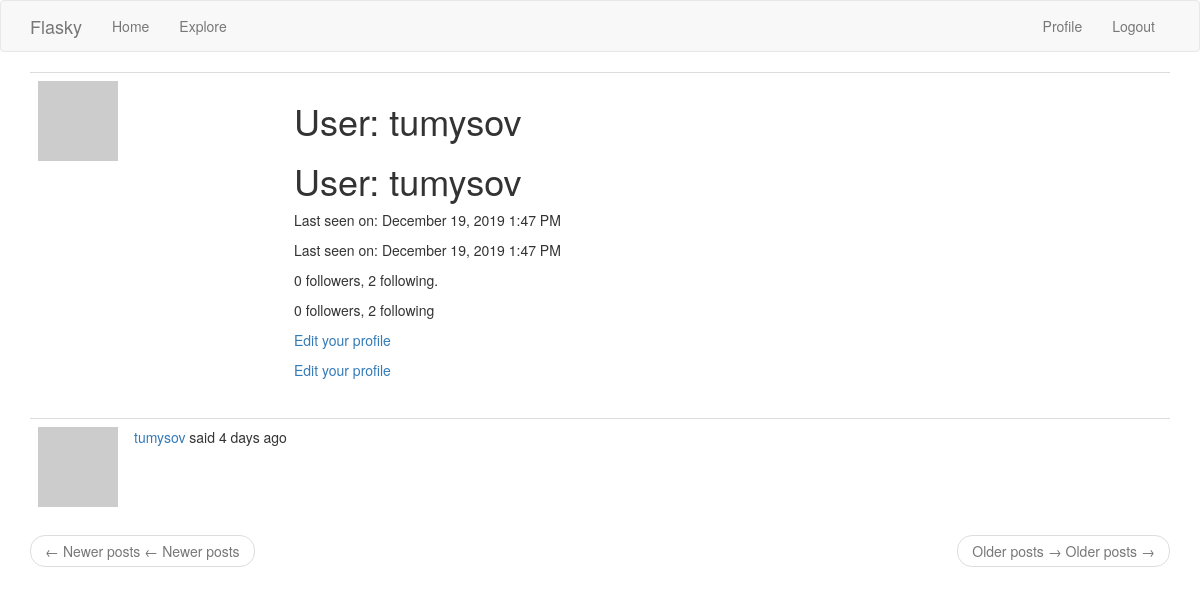
Page /user/tumysov (signed in) on the earlier database version.
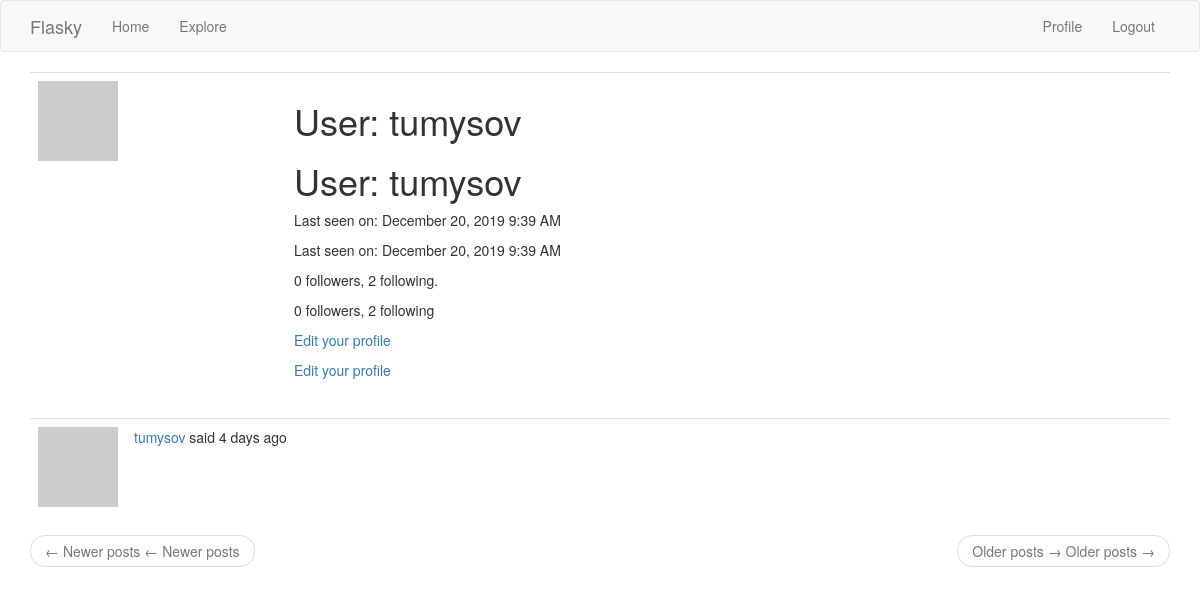
Same page on the later database version.
### app/models.py (models this page shows, shortened)
class User(UserMixin, db.Model):
    id = db.Column(db.Integer, primary_key=True)
    username = db.Column(db.String(64), index=True, unique=True)
    email = db.Column(db.String(120), index=True, unique=True)
    password_hash = db.Column(db.String(128))
    posts = db.relationship('Post', backref='author', lazy='dynamic')
    about_me = db.Column(db.String(140))
    last_seen = db.Column(db.DateTime, default=datetime.utcnow)
    followed = db.relationship(
        'User', secondary=followers,
        primaryjoin=(followers.c.follower_id == id),
        secondaryjoin=(followers.c.followed_id == id),
        backref=db.backref('followers', lazy='dynamic'), lazy='dynamic')
    def avatar(self, size):
        digest = md5(self.email.lower().encode('utf-8')).hexdigest()
        return 'https://www.gravatar.com/avatar/{}?d=identicon&s={}'.format(
            digest, size)

class Post(db.Model):
    id = db.Column(db.Integer, primary_key=True)
    body = db.Column(db.String(140))
    timestamp = db.Column(db.DateTime, index=True, default=datetime.utcnow)
    user_id = db.Column(db.Integer, db.ForeignKey('user.id'))

### app/routes.py (the view)
@app.route('/user/<username>')
@login_required
def user(username):
    user = User.query.filter_by(username=username).first_or_404()
    page = request.args.get('page', 1, type=int)
    posts = user.posts.order_by(Post.timestamp.desc()).paginate(
        page, app.config['POSTS_PER_PAGE'], False)
    next_url = url_for('user', username=user.username, page=posts.next_num) \
        if posts.has_next else None
    prev_url = url_for('user', username=user.username, page=posts.prev_num) \
        if posts.has_prev else None
    return render_template('user.html', user=user, posts=posts.items,
                            next_url=next_url, prev_url=prev_url)

### app/models.py (called while the page is built)
@login.user_loader
def load_user(id):
    return User.query.get(int(id))

### app/routes.py (called while the page is built)
@app.before_request
def before_request():
    if current_user.is_authenticated:
        current_user.last_seen = datetime.utcnow()
        db.session.commit()

### app/templates/user.html (shortened to what this page needs)
{% extends "base.html" %}
{% block app_content %}
    <table class="table table-hover">
        <tr>
            <td width="256px"><img src="{{ user.avatar(256) }}"></td>
            <td>
                <h1>User: {{ user.username }}</h1>
                <h1>{{ _('User') }}: {{ user.username }}</h1>
                {% if user.last_seen %}
                <p>Last seen on: {{ moment(user.last_seen).format('LLL') }}</p>
                <p>{{ _('Last seen on') }}: {{ moment(user.last_seen).format('LLL') }}</p>
                {% endif %}
                <p>{{ user.followers.count() }} followers, {{ user.followed.count() }} following.</p>
                <p>{{ _('%(count)d followers', count=user.followers.count()) }}, {{ _('%(count)d following', count=user.followed.count()) }}</p>
                {% if user == current_user %}
                <p><a href="{{ url_for('edit_profile') }}">Edit your profile</a></p>
                <p><a href="{{ url_for('edit_profile') }}">{{ _('Edit your profile') }}</a></p>
                {% elif not current_user.is_following(user) %}
                <p><a href="{{ url_for('follow', username=user.username) }}">Follow</a></p>
                <p><a href="{{ url_for('follow', username=user.username) }}">{{ _('Follow') }}</a></p>
                {% else %}
                <p><a href="{{ url_for('unfollow', username=user.username) }}">Unfollow</a></p>
                <p><a href="{{ url_for('unfollow', username=user.username) }}">{{ _('Unfollow') }}</a></p>
                {% endif %}
            </td>
        </tr>
    </table>
    {% for post in posts %}
        {% include '_post.html' %}
    {% endfor %}
    <nav aria-label="...">
        <ul class="pager">
            <li class="previous{% if not prev_url %} disabled{% endif %}">
                <a href="{{ prev_url or '#' }}">
                    <span aria-hidden="true">&larr;</span> Newer posts
                    <span aria-hidden="true">&larr;</span> {{ _('Newer posts') }}
                </a>
            </li>
            <li class="next{% if not next_url %} disabled{% endif %}">
                <a href="{{ next_url or '#' }}">
                    Older posts <span aria-hidden="true">&rarr;</span>
                    {{ _('Older posts') }} <span aria-hidden="true">&rarr;</span>
                </a>
            </li>
        </ul>
    </nav>
{% endblock %}

### app/templates/base.html (shortened to what this page needs)
{% extends 'bootstrap/base.html' %}
{% block navbar %}
    <nav class="navbar navbar-default">
        <div class="container">
            <div class="navbar-header">
                <a class="navbar-brand" href="{{ url_for('index') }}">Flasky</a>
            </div>
            <div class="collapse navbar-collapse" id="bs-example-navbar-collapse-1">
                <ul class="nav navbar-nav">
                    <li><a href="{{ url_for('index') }}">{{ _('Home') }}</a></li>
                    <li><a href="{{ url_for('explore') }}">{{ _('Explore') }}</a></li>
                </ul>
                <ul class="nav navbar-nav navbar-right">
                    {% if current_user.is_anonymous %}
                    <li><a href="{{ url_for('login') }}">{{ _('Login') }}</a></li>
                    {% else %}
                    <li><a href="{{ url_for('user', username=current_user.username) }}">{{ _('Profile') }}</a></li>
                    <li><a href="{{ url_for('logout') }}">{{ _('Logout') }}</a></li>
                    {% endif %}
                </ul>
            </div>
        </div>
    </nav>
{% endblock %}
{% block content %}
<div class="container">
    {% block app_content %}{% endblock %}
</div>
{% endblock %}

### app/templates/_post.html (shortened to what this page needs)
    <table class="table table-hover">
        <tr>
            <td width="70px">
                <a href="{{ url_for('user', username=post.author.username) }}">
                    <img src="{{ post.author.avatar(70) }}" />
                </a>
            </td>
            <td>
                {{ _('%(username)s said %(when)s',
                    username=user_link, when=moment(post.timestamp).fromNow()) }}
            </td>
        </tr>
    </table>

Differences in the rows shown:
changed User "tumysov": last_seen "December 19, 2019 1:47 PM" → "December 20, 2019 9:39 AM"
